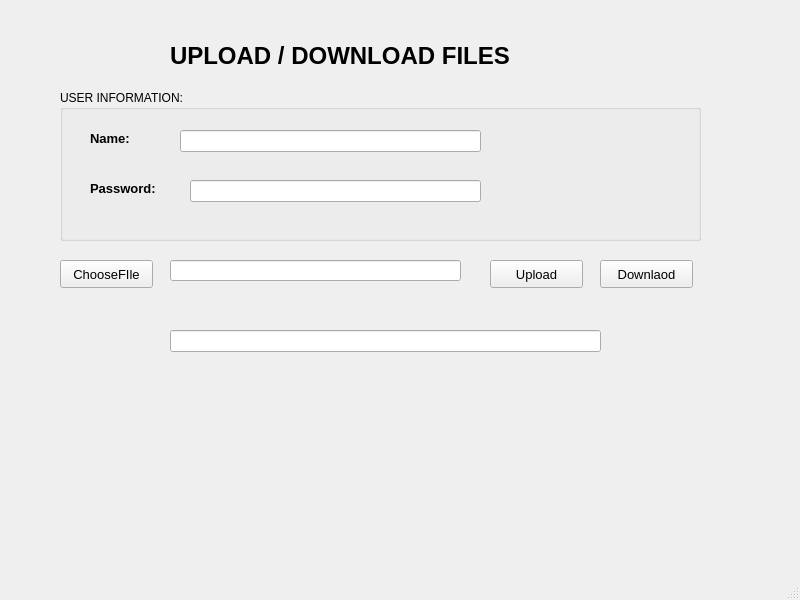
<?xml version="1.0" encoding="UTF-8"?>
<ui version="4.0">
 <class>MainWindow</class>
 <widget class="QMainWindow" name="MainWindow">
  <property name="geometry">
   <rect>
    <x>0</x>
    <y>0</y>
    <width>800</width>
    <height>600</height>
   </rect>
  </property>
  <property name="windowTitle">
   <string>MainWindow</string>
  </property>
  <widget class="QWidget" name="centralwidget">
   <widget class="QLabel" name="label">
    <property name="geometry">
     <rect>
      <x>170</x>
      <y>-40</y>
      <width>641</width>
      <height>191</height>
     </rect>
    </property>
    <property name="font">
     <font>
      <pointsize>18</pointsize>
      <weight>75</weight>
      <bold>true</bold>
     </font>
    </property>
    <property name="text">
     <string>UPLOAD / DOWNLOAD FILES</string>
    </property>
   </widget>
   <widget class="QGroupBox" name="groupBox">
    <property name="geometry">
     <rect>
      <x>60</x>
      <y>90</y>
      <width>641</width>
      <height>151</height>
     </rect>
    </property>
    <property name="font">
     <font>
      <pointsize>9</pointsize>
     </font>
    </property>
    <property name="title">
     <string>USER INFORMATION:</string>
    </property>
    <widget class="QLabel" name="label_2">
     <property name="geometry">
      <rect>
       <x>30</x>
       <y>40</y>
       <width>55</width>
       <height>16</height>
      </rect>
     </property>
     <property name="font">
      <font>
       <pointsize>10</pointsize>
       <weight>75</weight>
       <bold>true</bold>
      </font>
     </property>
     <property name="text">
      <string>Name:</string>
     </property>
    </widget>
    <widget class="QLabel" name="label_3">
     <property name="geometry">
      <rect>
       <x>30</x>
       <y>90</y>
       <width>111</width>
       <height>16</height>
      </rect>
     </property>
     <property name="font">
      <font>
       <pointsize>10</pointsize>
       <weight>75</weight>
       <bold>true</bold>
      </font>
     </property>
     <property name="text">
      <string>Password:</string>
     </property>
    </widget>
    <widget class="QLineEdit" name="clientName">
     <property name="geometry">
      <rect>
       <x>120</x>
       <y>40</y>
       <width>301</width>
       <height>22</height>
      </rect>
     </property>
    </widget>
    <widget class="QLineEdit" name="clientPass">
     <property name="geometry">
      <rect>
       <x>130</x>
       <y>90</y>
       <width>291</width>
       <height>22</height>
      </rect>
     </property>
    </widget>
   </widget>
   <widget class="QPushButton" name="chooseFile">
    <property name="geometry">
     <rect>
      <x>60</x>
      <y>260</y>
      <width>93</width>
      <height>28</height>
     </rect>
    </property>
    <property name="font">
     <font>
      <pointsize>10</pointsize>
     </font>
    </property>
    <property name="text">
     <string>ChooseFIle</string>
    </property>
   </widget>
   <widget class="QPushButton" name="pushButton">
    <property name="geometry">
     <rect>
      <x>490</x>
      <y>260</y>
      <width>93</width>
      <height>28</height>
     </rect>
    </property>
    <property name="font">
     <font>
      <pointsize>10</pointsize>
     </font>
    </property>
    <property name="text">
     <string>Upload</string>
    </property>
   </widget>
   <widget class="QPushButton" name="pushButton_2">
    <property name="geometry">
     <rect>
      <x>600</x>
      <y>260</y>
      <width>93</width>
      <height>28</height>
     </rect>
    </property>
    <property name="font">
     <font>
      <pointsize>10</pointsize>
     </font>
    </property>
    <property name="text">
     <string>Downlaod</string>
    </property>
   </widget>
   <widget class="QLineEdit" name="successOrNot">
    <property name="geometry">
     <rect>
      <x>170</x>
      <y>330</y>
      <width>431</width>
      <height>22</height>
     </rect>
    </property>
   </widget>
   <widget class="QLineEdit" name="fileName">
    <property name="geometry">
     <rect>
      <x>170</x>
      <y>260</y>
      <width>291</width>
      <height>21</height>
     </rect>
    </property>
   </widget>
  </widget>
  <widget class="QMenuBar" name="menubar">
   <property name="geometry">
    <rect>
     <x>0</x>
     <y>0</y>
     <width>800</width>
     <height>26</height>
    </rect>
   </property>
  </widget>
  <widget class="QStatusBar" name="statusbar"/>
 </widget>
 <resources/>
 <connections/>
</ui>
